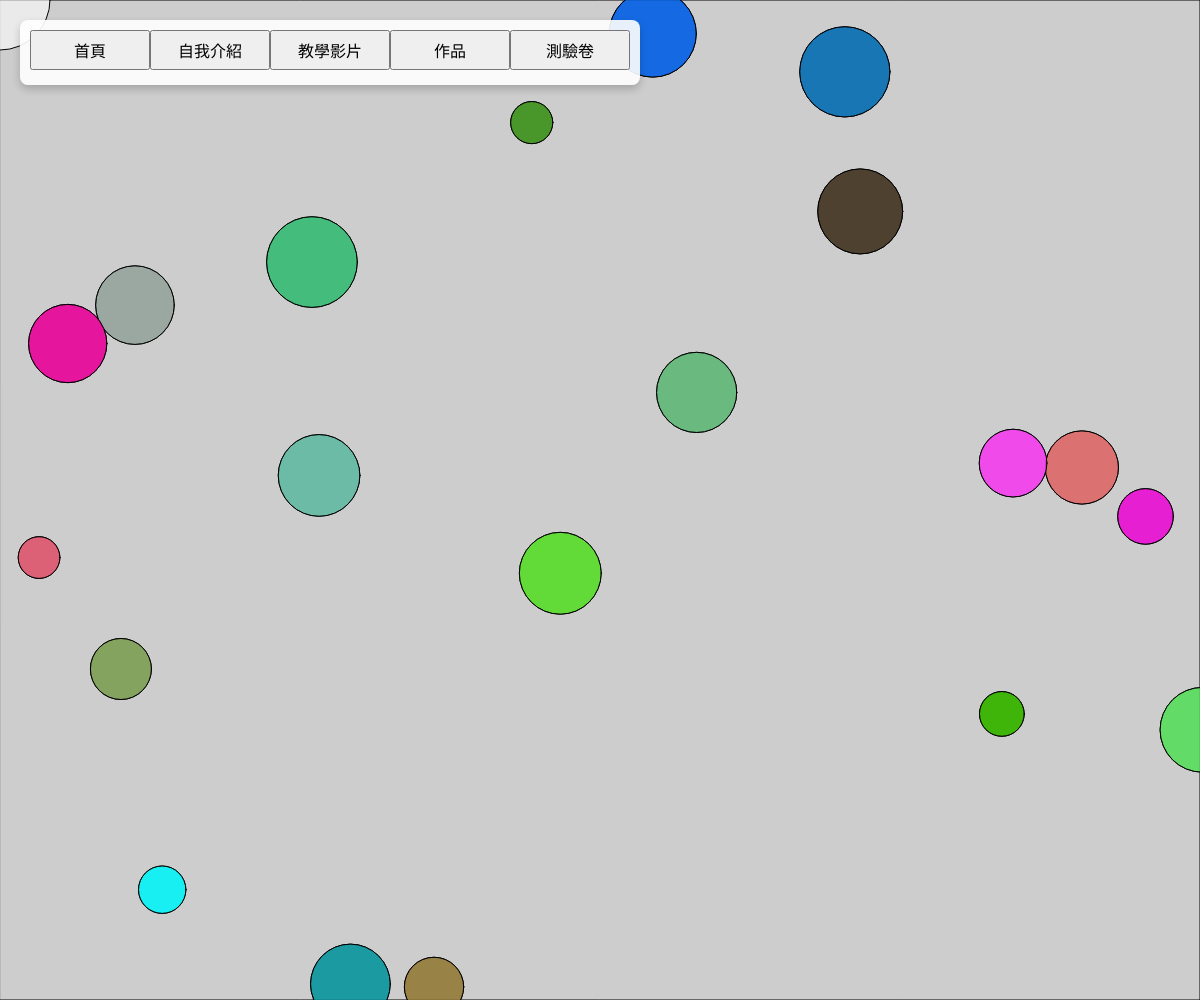
Frame 1 (no input)
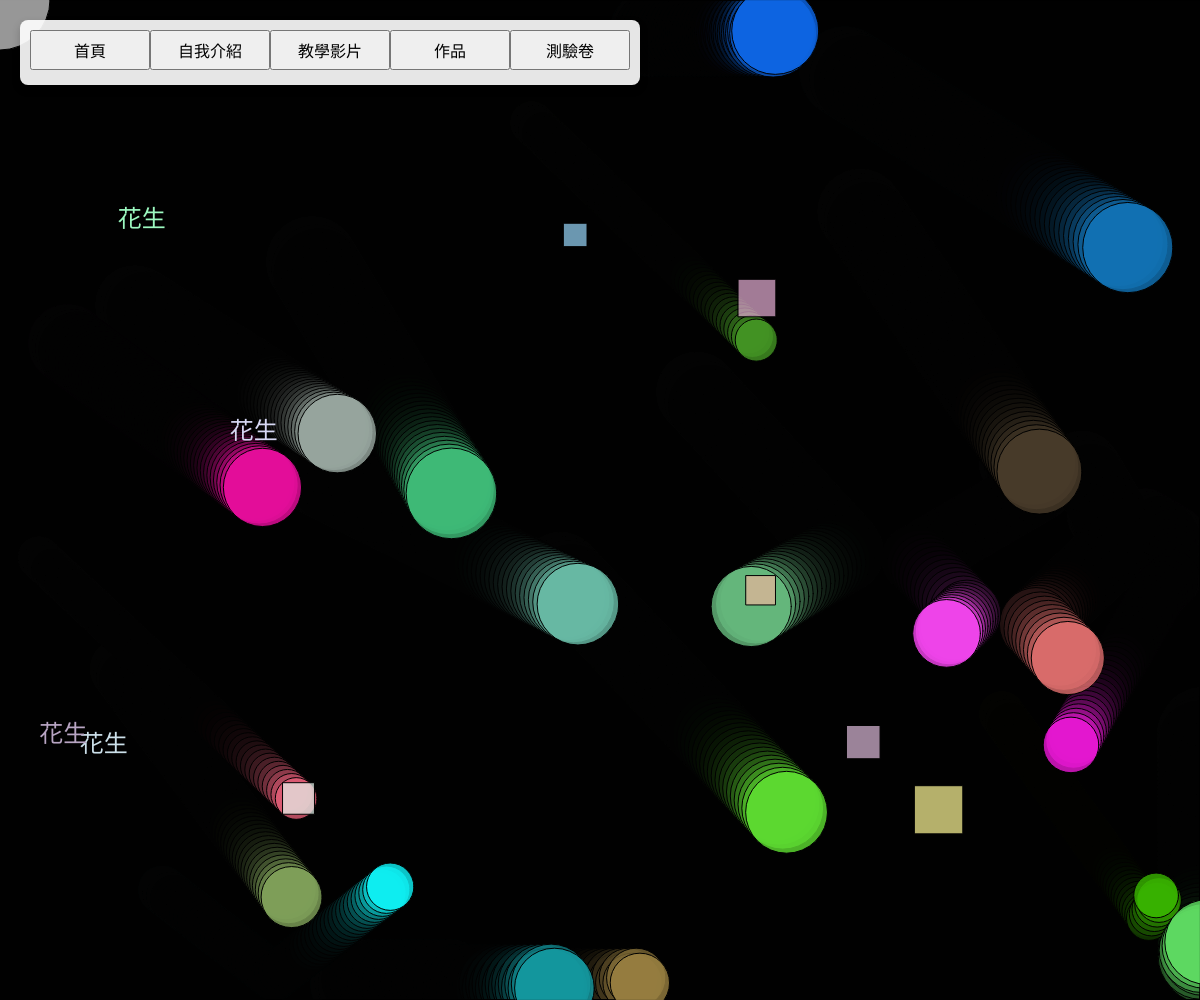
Frame 60 (no input)
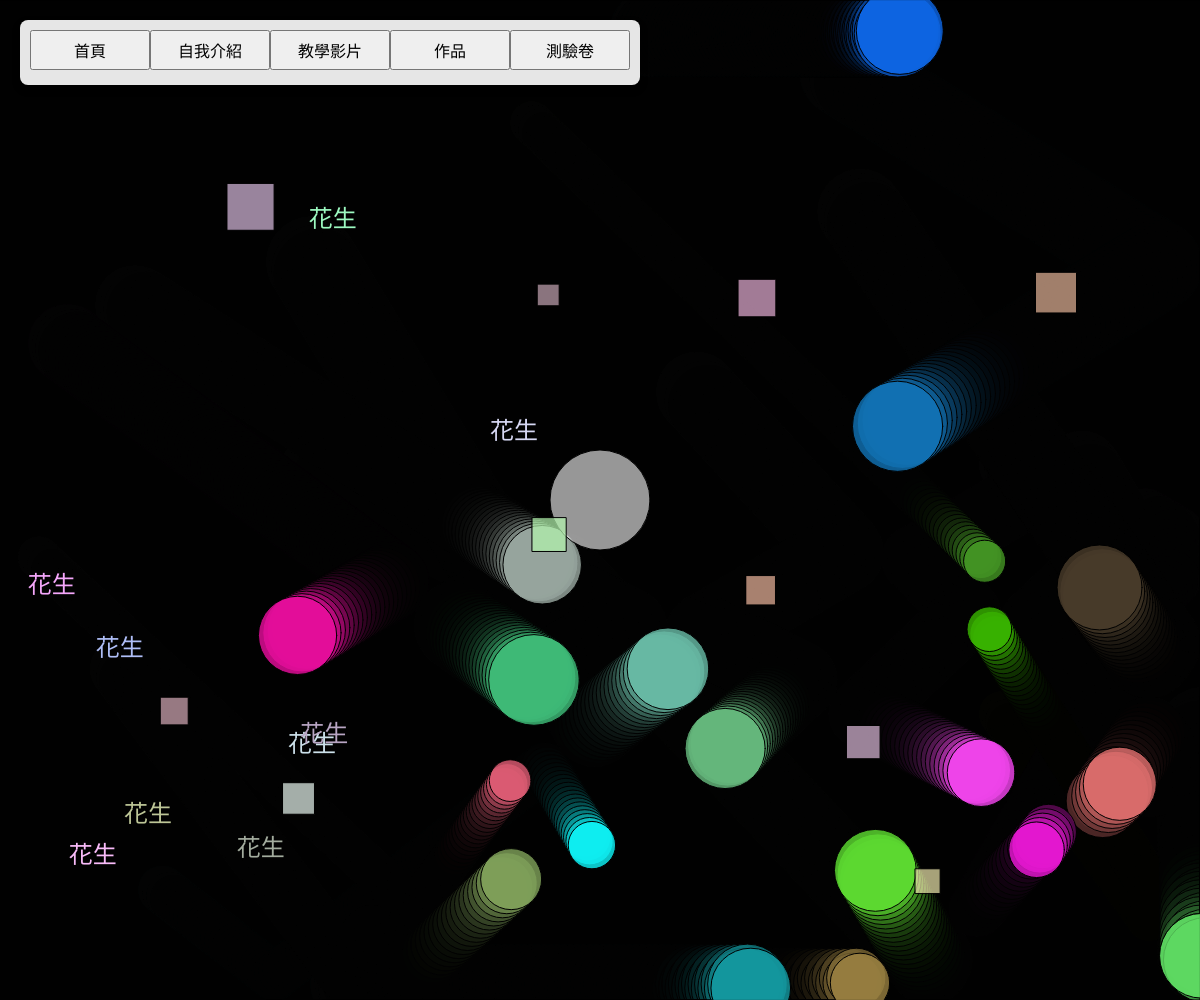
Frame 120 (the mouse pressed at the canvas centre since frame 60)

The p5.js sketch that drew these frames (run headless with seeded random() and noise() and a simulated clock; from frame 60 on, the mouse is pressed at the canvas centre):

// p5.js sketch
// ── sketch.js
let menu;
let subMenu; // 子選單容器
let balls = []; // 多個彈跳球物件
let trailLayer; // 拖尾圖層
let floatingBalls = []; // 浮現球的效果
let introOverlay; // 自我介紹的覆蓋層
let danmaku = []; // 儲存彈幕的陣列
let iframeContainer; // 全局變數，用於存放嵌入的 iframe 容器

function setup() {
  // 設定畫布大小為視窗大小
  createCanvas(windowWidth, windowHeight);

  // 初始化拖尾圖層
  trailLayer = createGraphics(windowWidth, windowHeight);
  trailLayer.clear(); // 確保拖尾圖層是透明的

  // 初始化多個彈跳球
  for (let i = 0; i < 20; i++) {
    balls.push(new Ball(random(width), random(height), random(20, 50), random(2, 5), random(2, 5)));
  }

  // 建立選單按鈕
  createMenu();

  // 每隔一段時間新增彈幕
  setInterval(() => {
    danmaku.push({
      x: 0, // 從畫布左側開始
      y: random(height * 0.1, height * 0.9), // 隨機高度，避免靠近邊界
      speed: random(2, 5), // 隨機速度
      text: "花生", // 彈幕文字
      color: color(random(150, 255), random(150, 255), random(150, 255)) // 隨機顏色
    });

    // 限制彈幕數量，避免占用太多畫面
    if (danmaku.length > 20) {
      danmaku.shift();
    }
  }, 500); // 每 500 毫秒新增一個彈幕
}

function draw() {
  // 清除畫布，保持透明背景
  clear();

  // 更新拖尾圖層（逐漸淡出）
  trailLayer.fill(0, 0, 0, 50); // 使用透明黑色覆蓋，製造淡出效果
  trailLayer.rect(0, 0, width, height);

  // 更新並顯示所有彈跳球
  for (let ball of balls) {
    ball.update();
    ball.display();

    // 繪製拖尾到拖尾圖層
    trailLayer.fill(ball.color);
    trailLayer.ellipse(ball.x, ball.y, ball.r * 2);

    // 檢查滑鼠是否在球上
    if (dist(mouseX, mouseY, ball.x, ball.y) < ball.r) {
      ball.accelerate(2); // 當滑鼠在球上時，球加速 2 秒
    }
  }

  // 顯示拖尾圖層
  image(trailLayer, 0, 0);

  // 滑鼠互動效果：隨滑鼠移動產生光暈
  fill(255, 255, 255, 150); // 提高光暈透明度
  ellipse(mouseX, mouseY, 100, 100); // 放大光暈尺寸

  // 更新並顯示浮現正方形效果
  updateFloatingSquares();

  // 更新並顯示彈幕
  updateDanmaku();
}

function updateFloatingSquares() {
  // 新增一個浮現正方形
  if (frameCount % 10 === 0) { // 每 10 幀新增一個浮現正方形
    floatingBalls.push({
      x: random(width * 0.1, width * 0.9), // 隨機位置，避免靠近邊界
      y: random(height * 0.1, height * 0.9),
      size: random(20, 50), // 隨機大小
      color: color(random(150, 255), random(150, 255), random(150, 255), 180) // 半透明顏色
    });

    // 如果浮現正方形超過 10 個，刪除最舊的一個
    if (floatingBalls.length > 10) {
      floatingBalls.shift();
    }
  }

  // 繪製所有浮現正方形
  for (let square of floatingBalls) {
    fill(square.color);
    rect(square.x, square.y, square.size, square.size); // 使用 rect 繪製正方形
  }
}

function updateDanmaku() {
  textSize(24); // 設定文字大小
  textAlign(LEFT, CENTER); // 文字靠左對齊，垂直置中
  for (let d of danmaku) {
    fill(d.color);
    text(d.text, d.x, d.y); // 繪製彈幕文字
    d.x += d.speed; // 彈幕向右移動

    // 如果彈幕超出畫布右側，將其移除
    if (d.x > width) {
      danmaku.splice(danmaku.indexOf(d), 1);
    }
  }
}

function createMenu() {
  // 建立選單容器
  menu = createDiv();
  menu.id('menu');
  menu.style('position', 'absolute');
  menu.style('top', '20px');
  menu.style('left', '20px');
  menu.style('background', 'rgba(255, 255, 255, 0.9)'); // 更高透明度的背景
  menu.style('padding', '10px');
  menu.style('border-radius', '8px');
  menu.style('box-shadow', '0 4px 8px rgba(0, 0, 0, 0.2)');
  menu.style('z-index', '10'); // 確保選單在最上層

  // 新增首頁按鈕
  let homeButton = createButton('首頁').parent(menu);
  homeButton.style('width', '120px'); // 設定按鈕寬度
  homeButton.style('height', '40px'); // 設定按鈕高度
  homeButton.style('margin-bottom', '5px'); // 增加按鈕間距
  homeButton.style('font-size', '16px'); // 調整字體大小
  homeButton.mousePressed(() => {
    // 清除畫布並重置背景和彈跳球
    balls = []; // 清空彈跳球陣列
    trailLayer.clear(); // 清除拖尾圖層
    for (let i = 0; i < 20; i++) {
      balls.push(new Ball(random(width), random(height), random(20, 50), random(2, 5), random(2, 5)));
    }

    // 移除嵌入的 iframe 容器（如果存在）
    if (iframeContainer) {
      iframeContainer.remove();
      iframeContainer = null; // 清空變數
    }

    // 移除自我介紹覆蓋層（如果存在）
    if (introOverlay) {
      introOverlay.remove();
      introOverlay = null; // 清空變數
    }

    // 提示用戶已回到首頁
    alert('回到首頁！');
  });

  // 新增自我介紹按鈕
  let introButton = createButton('自我介紹').parent(menu);
  introButton.style('width', '120px');
  introButton.style('height', '40px');
  introButton.style('margin-bottom', '5px');
  introButton.style('font-size', '16px');
  introButton.mousePressed(() => {
    // 建立自我介紹的覆蓋層
    introOverlay = createDiv();
    introOverlay.style('position', 'fixed');
    introOverlay.style('top', '50%');
    introOverlay.style('left', '50%');
    introOverlay.style('transform', 'translate(-50%, -50%)');
    introOverlay.style('width', '60%'); // 長方形寬度
    introOverlay.style('padding', '20px');
    introOverlay.style('background', 'rgba(0, 0, 0, 0.8)'); // 半透明黑色背景
    introOverlay.style('color', 'white'); // 白色文字
    introOverlay.style('border-radius', '10px');
    introOverlay.style('box-shadow', '0 4px 8px rgba(0, 0, 0, 0.2)');
    introOverlay.style('text-align', 'center'); // 文字置中
    introOverlay.style('z-index', '20'); // 確保在最上層

    // 新增標題
    let title = createElement('h2', '自我介紹').parent(introOverlay);
    title.style('margin-bottom', '20px'); // 增加標題與內文的間距

    // 新增內文
    let content = createP('你好，我叫賴渙升，基隆人，今年18歲，可以叫我花生。').parent(introOverlay);
    content.style('font-size', '18px'); // 調整內文字體大小
    content.style('line-height', '1.6'); // 增加行距，方便閱讀

    // 新增關閉按鈕
    let closeButton = createButton('關閉').parent(introOverlay);
    closeButton.style('margin-top', '20px');
    closeButton.style('padding', '10px 20px');
    closeButton.style('background', '#f44336');
    closeButton.style('color', 'white');
    closeButton.style('border', 'none');
    closeButton.style('border-radius', '5px');
    closeButton.style('cursor', 'pointer');
    closeButton.mousePressed(() => introOverlay.remove());
  });

  // 新增教學影片按鈕
  let videoButton = createButton('教學影片').parent(menu);
  videoButton.style('width', '120px');
  videoButton.style('height', '40px');
  videoButton.style('margin-bottom', '5px');
  videoButton.style('font-size', '16px');
  videoButton.mousePressed(() => {
    // 建立影片容器
    let videoContainer = createDiv();
    videoContainer.style('position', 'fixed');
    videoContainer.style('top', '50%');
    videoContainer.style('left', '50%');
    videoContainer.style('transform', 'translate(-50%, -50%)');
    videoContainer.style('width', '80%'); // 設置寬度為視窗的 80%
    videoContainer.style('height', '60%'); // 設置高度為視窗的 60%
    videoContainer.style('background', 'rgba(0, 0, 0, 0.8)'); // 半透明背景
    videoContainer.style('border-radius', '10px');
    videoContainer.style('box-shadow', '0 4px 8px rgba(0, 0, 0, 0.2)');
    videoContainer.style('z-index', '20'); // 確保在最上層

    // 新增影片元素
    let video = createElement('video');
    video.attribute('src', '20250324_092538.mp4'); // 指定影片檔案
    video.attribute('controls', 'true'); // 顯示播放控制
    video.attribute('autoplay', 'true'); // 自動播放
    video.style('width', '100%'); // 影片寬度填滿容器
    video.style('height', '100%'); // 影片高度填滿容器
    video.parent(videoContainer);

    // 新增關閉按鈕
    let closeButton = createButton('關閉').parent(videoContainer);
    closeButton.style('position', 'absolute');
    closeButton.style('top', '10px');
    closeButton.style('right', '10px');
    closeButton.style('padding', '10px 20px');
    closeButton.style('background', '#f44336');
    closeButton.style('color', 'white');
    closeButton.style('border', 'none');
    closeButton.style('border-radius', '5px');
    closeButton.style('cursor', 'pointer');
    closeButton.style('z-index', '21');
    closeButton.mousePressed(() => videoContainer.remove());
  });

  // 建立子選單容器（預設隱藏）
  subMenu = createDiv();
  subMenu.id('subMenu');
  subMenu.style('position', 'absolute');
  subMenu.style('top', '0px'); // 子選單初始位置
  subMenu.style('left', '0px'); // 與父容器對齊
  subMenu.style('background', 'rgba(255, 255, 255, 0.9)');
  subMenu.style('padding', '5px');
  subMenu.style('border-radius', '8px');
  subMenu.style('box-shadow', '0 4px 8px rgba(0, 0, 0, 0.2)');
  subMenu.style('display', 'none'); // 預設隱藏
  subMenu.style('z-index', '11'); // 確保子選單在選單上方

  // 子選單按鈕
  let button1 = createButton('作品集1').parent(subMenu);
  button1.style('width', '120px'); // 放大按鈕寬度
  button1.style('margin-bottom', '5px'); // 增加按鈕間距
  button1.mousePressed(() => {
    // 嵌入網站 iframe
    if (iframeContainer) iframeContainer.remove(); // 移除之前的 iframe
    iframeContainer = createDiv();
    iframeContainer.style('position', 'fixed');
    iframeContainer.style('top', '50%');
    iframeContainer.style('left', '50%');
    iframeContainer.style('transform', 'translate(-50%, -50%)');
    iframeContainer.style('width', '80%');
    iframeContainer.style('height', '80%');
    iframeContainer.style('background', 'white');
    iframeContainer.style('border', '1px solid #ccc');
    iframeContainer.style('box-shadow', '0 4px 8px rgba(0, 0, 0, 0.2)');
    iframeContainer.style('z-index', '20');

    let iframe = createElement('iframe');
    iframe.attribute('src', 'https://hudson0811.github.io/20250324/');
    iframe.attribute('width', '100%');
    iframe.attribute('height', '100%');
    iframe.attribute('frameborder', '0');
    iframe.parent(iframeContainer);

    // 新增關閉按鈕
    let closeButton = createButton('關閉').parent(iframeContainer);
    closeButton.style('position', 'absolute');
    closeButton.style('top', '10px');
    closeButton.style('right', '10px');
    closeButton.style('padding', '10px 20px');
    closeButton.style('background', '#f44336');
    closeButton.style('color', 'white');
    closeButton.style('border', 'none');
    closeButton.style('border-radius', '5px');
    closeButton.style('cursor', 'pointer');
    closeButton.style('z-index', '21');
    closeButton.mousePressed(() => {
      iframeContainer.remove();
      iframeContainer = null; // 清空變數
    });
  });

  let button2 = createButton('作品集2').parent(subMenu);
  button2.style('width', '120px'); // 放大按鈕寬度
  button2.style('margin-bottom', '5px'); // 增加按鈕間距
  button2.mousePressed(() => {
    // 嵌入網站 iframe
    if (iframeContainer) iframeContainer.remove(); // 移除之前的 iframe
    iframeContainer = createDiv();
    iframeContainer.style('position', 'fixed');
    iframeContainer.style('top', '50%');
    iframeContainer.style('left', '50%');
    iframeContainer.style('transform', 'translate(-50%, -50%)');
    iframeContainer.style('width', '80%');
    iframeContainer.style('height', '80%');
    iframeContainer.style('background', 'white');
    iframeContainer.style('border', '1px solid #ccc');
    iframeContainer.style('box-shadow', '0 4px 8px rgba(0, 0, 0, 0.2)');
    iframeContainer.style('z-index', '20');

    let iframe = createElement('iframe');
    iframe.attribute('src', 'https://hudson0811.github.io/20250317/');
    iframe.attribute('width', '100%');
    iframe.attribute('height', '100%');
    iframe.attribute('frameborder', '0');
    iframe.parent(iframeContainer);

    // 新增關閉按鈕
    let closeButton = createButton('關閉').parent(iframeContainer);
    closeButton.style('position', 'absolute');
    closeButton.style('top', '10px');
    closeButton.style('right', '10px');
    closeButton.style('padding', '10px 20px');
    closeButton.style('background', '#f44336');
    closeButton.style('color', 'white');
    closeButton.style('border', 'none');
    closeButton.style('border-radius', '5px');
    closeButton.style('cursor', 'pointer');
    closeButton.style('z-index', '21');
    closeButton.mousePressed(() => {
      iframeContainer.remove();
      iframeContainer = null; // 清空變數
    });
  });

  let button3 = createButton('作品集3').parent(subMenu);
  button3.style('width', '120px'); // 放大按鈕寬度
  button3.style('margin-bottom', '5px'); // 增加按鈕間距
  button3.mousePressed(() => {
    // 嵌入網站 iframe
    if (iframeContainer) iframeContainer.remove(); // 移除之前的 iframe
    iframeContainer = createDiv();
    iframeContainer.style('position', 'fixed');
    iframeContainer.style('top', '50%');
    iframeContainer.style('left', '50%');
    iframeContainer.style('transform', 'translate(-50%, -50%)');
    iframeContainer.style('width', '80%');
    iframeContainer.style('height', '80%');
    iframeContainer.style('background', 'white');
    iframeContainer.style('border', '1px solid #ccc');
    iframeContainer.style('box-shadow', '0 4px 8px rgba(0, 0, 0, 0.2)');
    iframeContainer.style('z-index', '20');

    let iframe = createElement('iframe');
    iframe.attribute('src', 'https://hudson0811.github.io/20250303/');
    iframe.attribute('width', '100%');
    iframe.attribute('height', '100%');
    iframe.attribute('frameborder', '0');
    iframe.parent(iframeContainer);

    // 新增關閉按鈕
    let closeButton = createButton('關閉').parent(iframeContainer);
    closeButton.style('position', 'absolute');
    closeButton.style('top', '10px');
    closeButton.style('right', '10px');
    closeButton.style('padding', '10px 20px');
    closeButton.style('background', '#f44336');
    closeButton.style('color', 'white');
    closeButton.style('border', 'none');
    closeButton.style('border-radius', '5px');
    closeButton.style('cursor', 'pointer');
    closeButton.style('z-index', '21');
    closeButton.mousePressed(() => {
      iframeContainer.remove();
      iframeContainer = null; // 清空變數
    });
  });

  let button4 = createButton('作品集4').parent(subMenu);
  button4.style('width', '120px'); // 放大按鈕寬度
  button4.style('margin-bottom', '5px'); // 增加按鈕間距
  button4.mousePressed(() => {
    // 嵌入網站 iframe
    if (iframeContainer) iframeContainer.remove(); // 移除之前的 iframe
    iframeContainer = createDiv();
    iframeContainer.style('position', 'fixed');
    iframeContainer.style('top', '50%');
    iframeContainer.style('left', '50%');
    iframeContainer.style('transform', 'translate(-50%, -50%)');
    iframeContainer.style('width', '80%');
    iframeContainer.style('height', '80%');
    iframeContainer.style('background', 'white');
    iframeContainer.style('border', '1px solid #ccc');
    iframeContainer.style('box-shadow', '0 4px 8px rgba(0, 0, 0, 0.2)');
    iframeContainer.style('z-index', '20');

    let iframe = createElement('iframe');
    iframe.attribute('src', 'https://hudson0811.github.io/20250303/');
    iframe.attribute('width', '100%');
    iframe.attribute('height', '100%');
    iframe.attribute('frameborder', '0');
    iframe.parent(iframeContainer);

    // 新增關閉按鈕
    let closeButton = createButton('關閉').parent(iframeContainer);
    closeButton.style('position', 'absolute');
    closeButton.style('top', '10px');
    closeButton.style('right', '10px');
    closeButton.style('padding', '10px 20px');
    closeButton.style('background', '#f44336');
    closeButton.style('color', 'white');
    closeButton.style('border', 'none');
    closeButton.style('border-radius', '5px');
    closeButton.style('cursor', 'pointer');
    closeButton.style('z-index', '21');
    closeButton.mousePressed(() => {
      iframeContainer.remove();
      iframeContainer = null; // 清空變數
    });
  });

  // 將子選單綁定到「作品」按鈕
  let portfolioButton = createButton('作品').parent(menu);
  portfolioButton.style('width', '120px'); // 與「自我介紹」按鈕寬度一致
  portfolioButton.style('height', '40px'); // 與「自我介紹」按鈕高度一致
  portfolioButton.style('margin-bottom', '5px'); // 增加按鈕間距
  portfolioButton.style('font-size', '16px');

  // 顯示子選單
  portfolioButton.mouseOver(() => {
    subMenu.style('display', 'block');
    subMenu.style('top', `${portfolioButton.elt.offsetTop + portfolioButton.elt.offsetHeight}px`); // 將子選單顯示在按鈕下方
    subMenu.style('left', `${portfolioButton.elt.offsetLeft}px`); // 將子選單與按鈕對齊
  });

  // 隱藏子選單
  portfolioButton.mouseOut(() => {
    setTimeout(() => {
      if (!subMenu.matches(':hover')) {
        subMenu.style('display', 'none');
      }
    }, 200); // 延遲隱藏，避免滑鼠快速移動導致子選單消失
  });

  // 子選單保持顯示
  subMenu.mouseOver(() => subMenu.style('display', 'block'));
  subMenu.mouseOut(() => subMenu.style('display', 'none'));

  // 新增測驗卷按鈕
  let quizButton = createButton('測驗卷').parent(menu);
  quizButton.style('width', '120px'); // 與其他按鈕寬度一致
  quizButton.style('height', '40px'); // 與其他按鈕高度一致
  quizButton.style('margin-bottom', '5px'); // 增加按鈕間距
  quizButton.style('font-size', '16px'); // 調整字體大小
  quizButton.mousePressed(() => {
    // 嵌入 iframe
    let iframeContainer = createDiv();
    iframeContainer.style('position', 'fixed'); // 使用 fixed 讓 iframe 固定在視窗中
    iframeContainer.style('top', '50%'); // 設置 iframe 的位置為視窗中間
    iframeContainer.style('left', '50%');
    iframeContainer.style('transform', 'translate(-50%, -50%)'); // 將容器中心對齊
    iframeContainer.style('width', '80%'); // 設置寬度為視窗的 80%
    iframeContainer.style('height', '80%'); // 設置高度為視窗的 80%
    iframeContainer.style('background', 'white');
    iframeContainer.style('border', '1px solid #ccc');
    iframeContainer.style('box-shadow', '0 4px 8px rgba(0, 0, 0, 0.2)');
    iframeContainer.style('z-index', '20'); // 確保 iframe 在最上層

    let iframe = createElement('iframe');
    iframe.attribute('src', 'https://hudson0811.github.io/20250310/');
    iframe.attribute('width', '100%');
    iframe.attribute('height', '100%');
    iframe.attribute('frameborder', '0');
    iframe.parent(iframeContainer);

    // 新增關閉按鈕
    let closeButton = createButton('關閉').parent(iframeContainer);
    closeButton.style('position', 'absolute');
    closeButton.style('top', '10px');
    closeButton.style('right', '10px');
    closeButton.style('padding', '10px 20px');
    closeButton.style('background', '#f44336');
    closeButton.style('color', 'white');
    closeButton.style('border', 'none');
    closeButton.style('border-radius', '5px');
    closeButton.style('cursor', 'pointer');
    closeButton.style('z-index', '21');
    closeButton.mousePressed(() => iframeContainer.remove());
  });
}

// 當視窗大小改變時，動態調整畫布大小
function windowResized() {
  resizeCanvas(windowWidth, windowHeight);

  // 重新調整拖尾圖層大小
  trailLayer = createGraphics(windowWidth, windowHeight);
  trailLayer.clear(); // 確保拖尾圖層是透明的
}

// 彈跳球類別
class Ball {
  constructor(x, y, r, dx, dy) {
    this.x = x;
    this.y = y;
    this.r = r;
    this.dx = dx;
    this.dy = dy;
    this.color = color(random(255), random(255), random(255), 200); // 隨機顏色
    this.accelerationTimer = 0; // 加速計時器
  }

  update() {
    // 如果加速計時器大於 0，則加速
    if (this.accelerationTimer > 0) {
      this.accelerationTimer--;
    } else {
      this.dx = constrain(this.dx, -5, 5); // 恢復到原始速度範圍
      this.dy = constrain(this.dy, -5, 5);
    }

    this.x += this.dx;
    this.y += this.dy;

    // 碰撞邊界反彈
    if (this.x - this.r < 0 || this.x + this.r > width) {
      this.dx *= -1;
    }
    if (this.y - this.r < 0 || this.y + this.r > height) {
      this.dy *= -1;
    }

    // 檢查與其他球的碰撞
    for (let other of balls) {
      if (other !== this) {
        let distBetween = dist(this.x, this.y, other.x, other.y);
        if (distBetween < this.r + other.r) {
          // 簡單的碰撞處理：交換速度方向
          let tempDx = this.dx;
          let tempDy = this.dy;
          this.dx = other.dx;
          this.dy = other.dy;
          other.dx = tempDx;
          other.dy = tempDy;

          // 防止球重疊，將它們稍微分開
          let angle = atan2(this.y - other.y, this.x - other.x);
          let overlap = (this.r + other.r) - distBetween;
          this.x += cos(angle) * overlap / 2;
          this.y += sin(angle) * overlap / 2;
          other.x -= cos(angle) * overlap / 2;
          other.y -= sin(angle) * overlap / 2;
        }
      }
    }
  }

  display() {
    // 繪製球
    fill(this.color);
    ellipse(this.x, this.y, this.r * 2);
  }

  accelerate(seconds) {
    this.dx *= 1.5; // 加速
    this.dy *= 1.5;
    this.accelerationTimer = frameRate() * seconds; // 設置加速持續時間
  }
}
